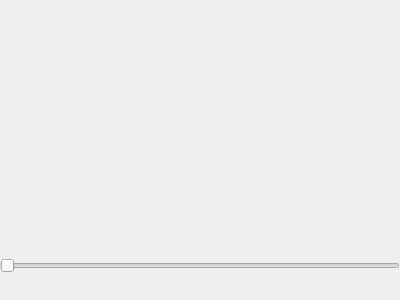
<?xml version="1.0" encoding="UTF-8"?>
<ui version="4.0">
 <class>MainWindow</class>
 <widget class="QMainWindow" name="MainWindow">
  <property name="geometry">
   <rect>
    <x>0</x>
    <y>0</y>
    <width>400</width>
    <height>300</height>
   </rect>
  </property>
  <property name="cursor">
   <cursorShape>PointingHandCursor</cursorShape>
  </property>
  <property name="windowTitle">
   <string>MainWindow</string>
  </property>
  <widget class="QWidget" name="centralwidget">
   <widget class="QSlider" name="horizontalSlider">
    <property name="geometry">
     <rect>
      <x>0</x>
      <y>256</y>
      <width>400</width>
      <height>19</height>
     </rect>
    </property>
    <property name="orientation">
     <enum>Qt::Horizontal</enum>
    </property>
   </widget>
  </widget>
  <widget class="QMenuBar" name="menubar">
   <property name="geometry">
    <rect>
     <x>0</x>
     <y>0</y>
     <width>400</width>
     <height>24</height>
    </rect>
   </property>
  </widget>
 </widget>
 <resources/>
 <connections/>
</ui>
